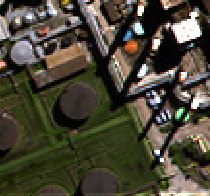
#> input picture test-vision-vitor/src/img67.png, 210 x 196 px
$ python -i tools.py   (imports and definitions only)
#> lines starting #> are read from the running program, lines starting #| are printed output that depends on the picture; after the words box and inside, x2 and y2 are one past the last pixel; in counts of white or black regions, pixels touching at a corner belong together
#> further down, picture is the input picture: shape (196, 210, 3); mean B, G, R 54, 70.1, 73.8
import cv2
import numpy as np
import base64

def remove_salt_and_pepper(img):
    filtered_image = cv2.medianBlur(img, 5)
    _, encoded_image = cv2.imencode('.jpg', filtered_image)
    image_base64 = base64.b64encode(encoded_image.tobytes()).decode('utf-8')
    return image_base64

def find_silo(img):
    bbox_info = []
    hsv_img = cv2.cvtColor(img, cv2.COLOR_BGR2HSV)
#> hsv_img: shape (196, 210, 3); mean H, S, V 42, 116.3, 79

    lower = np.array([0, 0, 41])
    uper= np.array([20, 89, 73])
    mask2 = cv2.inRange(hsv_img, lower, uper)
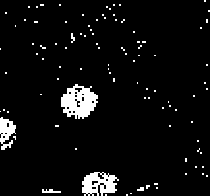
#> mask2: shape (196, 210); 5.4% white; 98 white regions (92 under 20 px), largest, box (x1, y1, x2, y2) and area: (61, 84, 98, 119) 829, (82, 172, 119, 196) 570, (0, 117, 16, 150) 317, (42, 189, 61, 193) 52, (71, 33, 75, 43) 24, (137, 187, 144, 191) 22
    lower = np.array([0, 10, 43])
    uper= np.array([16, 124, 93])
    lower = np.array([0, 10, 25])
    uper= np.array([16, 140, 84])
    mask2 = cv2.inRange(hsv_img, lower, uper)
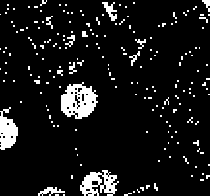
#> mask2: shape (196, 210); 8.7% white; 198 white regions (181 under 20 px)
    det_obj = cv2.bitwise_and(img, img, mask=mask2)
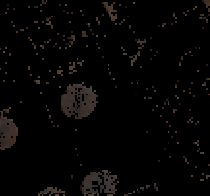
#> det_obj: shape (196, 210, 3); mean B, G, R 3.7, 4.3, 5.4

    cn, h = cv2.findContours(mask2.copy(), cv2.RETR_EXTERNAL, cv2.CHAIN_APPROX_SIMPLE)
#> cn = 198 contours, 188 with area under 20; largest, box (x1, y1, x2, y2) and area: (61, 82, 98, 119) 905, (80, 170, 119, 196) 580, (0, 107, 18, 150) 443, (102, 2, 117, 21) 88, (38, 187, 65, 196) 74; h = 198 rows, first 6: [1, -1, -1, -1], [2, 0, -1, -1], [3, 1, -1, -1], [4, 2, -1, -1], [5, 3, -1, -1], [6, 4, -1, -1]

    if len(cn) > 0:
        sorted_contours = sorted(cn, key=cv2.contourArea, reverse=True)[:5]
#> sorted_contours = 5 contours; box (x1, y1, x2, y2) and area: (61, 82, 98, 119) 905, (80, 170, 119, 196) 580, (0, 107, 18, 150) 443, (102, 2, 117, 21) 88, (38, 187, 65, 196) 74
        for contour in sorted_contours:
            area = cv2.contourArea(contour)
            if area > 60:
                x, y, w, h = cv2.boundingRect(contour)
                bbox_info.append((x, y, w, h))
                cv2.rectangle(img, (x, y), (x + w, y + h), (0, 255, 0), 3)
                print('Object detected')
#> this loop made 5 passes
#> (area, x, y, w, h) on passes 1 to 5: (905, 61, 82, 37, 37), (580.5, 80, 170, 39, 26), (443, 0, 107, 18, 43), (88.5, 102, 2, 15, 19), (73.5, 38, 187, 27, 9)
#| Object detected
#| Object detected
#| Object detected
#| Object detected
#| Object detected
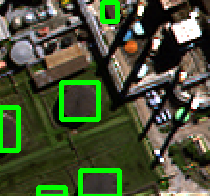
#> img: shape (196, 210, 3); 5.67% of pixels changed, all inside (x1, y1, x2, y2) = (0, 0, 122, 196)
#> after the loop, bbox_info = [(61, 82, 37, 37), (80, 170, 39, 26), (0, 107, 18, 43), (102, 2, 15, 19), (38, 187, 27, 9)]
    _, encoded_image = cv2.imencode('.jpg', img)
    image_base64 = base64.b64encode(encoded_image.tobytes()).decode('utf-8')

    return image_base64

>>> import cv2
>>> picture = cv2.imread('img67.png')
>>> result = find_silo(picture)
